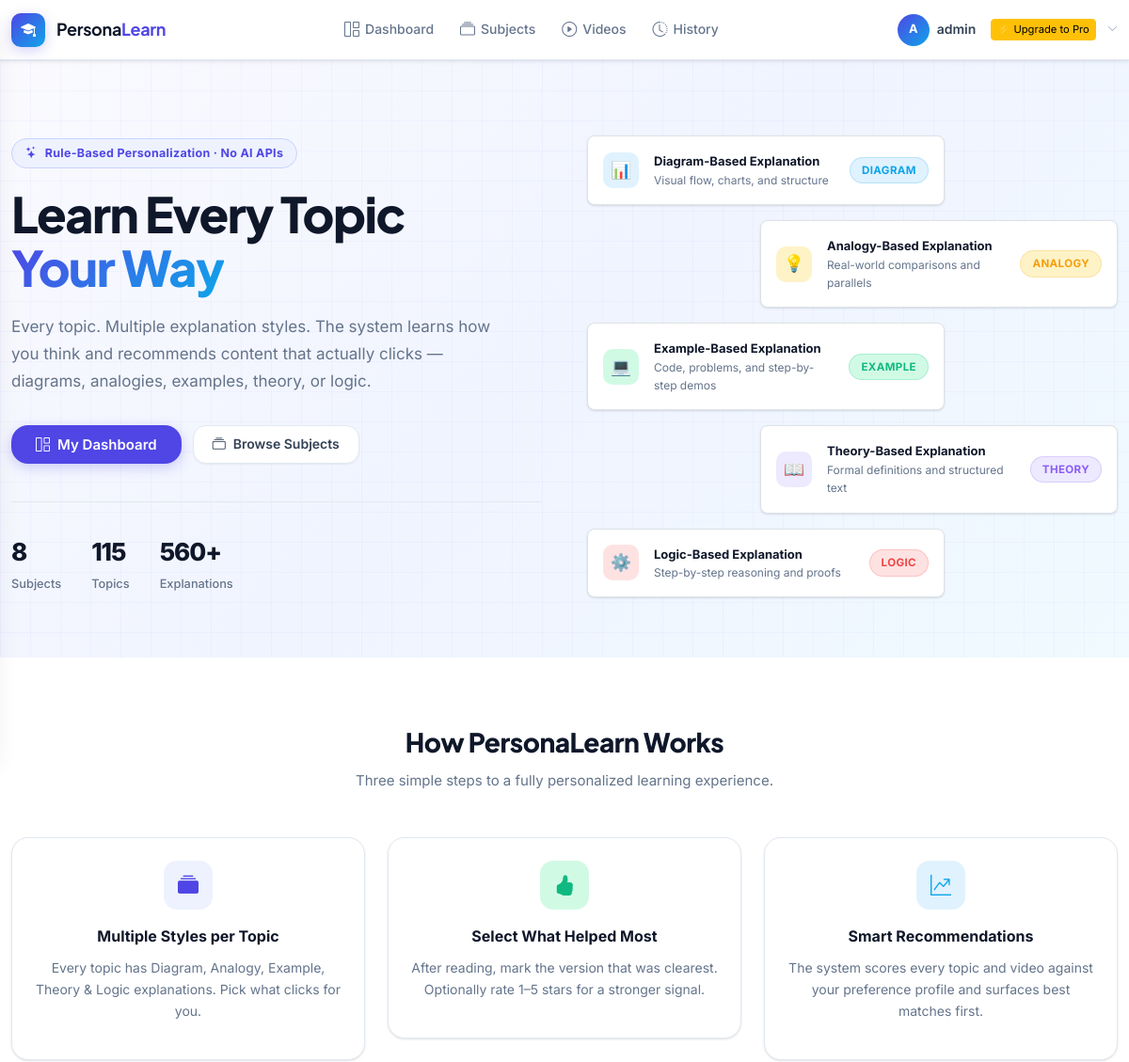
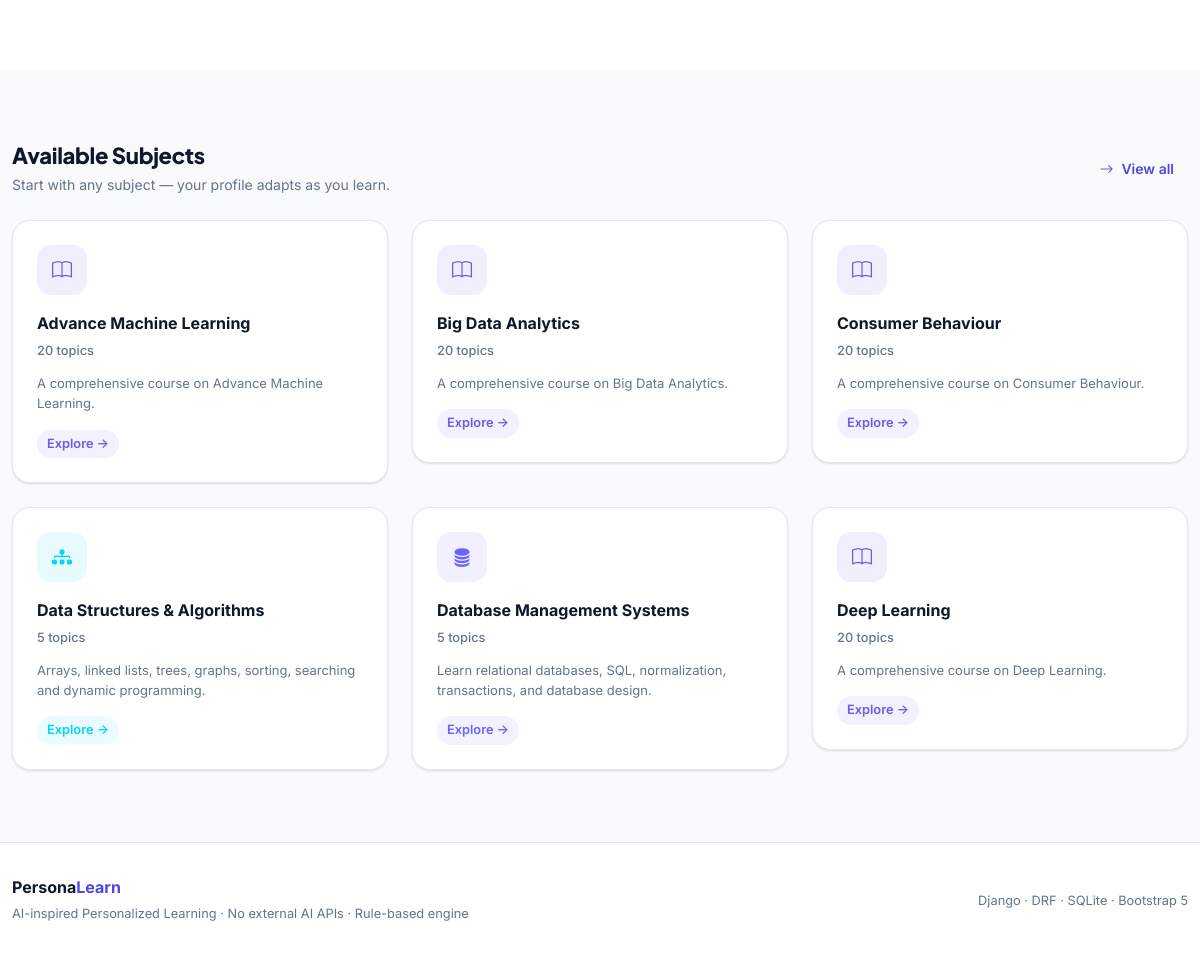
The app's page / (signed in) with its own data (2 pictures, top to bottom).
### learning/models.py (models this page shows, shortened)
class Subject(models.Model):
    name = models.CharField(max_length=200)
    slug = models.SlugField(unique=True, blank=True)
    description = models.TextField(blank=True)
    icon = models.CharField(max_length=100, default='bi-book', help_text='Bootstrap icon class')
    color = models.CharField(max_length=20, default='#6c5ce7', help_text='Hex color for card')
    created_at = models.DateTimeField(auto_now_add=True)
    updated_at = models.DateTimeField(auto_now=True)
    class Meta:
        ordering = ['name']
    def get_topic_count(self):
        return self.topics.count()

### learning/views.py (the view)
# urls.py: path('', HomeView.as_view(), name='home'),
class HomeView(View):
    template_name = 'learning/home.html'
    def get(self, request):
        subjects = Subject.objects.all()[:6]
        total_subjects = Subject.objects.count()
        total_topics = Topic.objects.count()
        total_content = ContentVersion.objects.count()
        context = {
            'subjects': subjects,
            'total_subjects': total_subjects,
            'total_topics': total_topics,
            'total_content': total_content,
        }
        return render(request, self.template_name, context)

### accounts/models.py (called while the page is built)
    def get_avatar_initial(self):
        if self.user.first_name:
            return self.user.first_name[0].upper()
        return self.user.username[0].upper()

    def get_avatar_url(self):
        if self.avatar and hasattr(self.avatar, 'url'):
            try:
                return self.avatar.url
            except Exception:
                return None
        return None

### templates/learning/home.html (shortened to what this page needs)
{% extends 'base.html' %}
{% block content %}
<section class="hero">
  <div class="hero-bg"></div>
  <div class="hero-grid"></div>
  <div class="container" style="max-width:1200px;">
    <div class="row align-items-center g-5">
      <div class="col-lg-6 anim-fade-up">
        <div class="hero-eyebrow">
          <i class="bi bi-stars"></i> Rule-Based Personalization · No AI APIs
        </div>
        <h1 class="hero-title">
          Learn Every Topic<br/>
          <span class="highlight">Your Way</span>
        </h1>
        <p class="hero-desc">
          Every topic. Multiple explanation styles. The system learns how you think
          and recommends content that actually clicks — diagrams, analogies, examples,
          theory, or logic.
        </p>
        <div class="hero-actions">
          {% if user.is_authenticated %}
          <a href="{% url 'dashboard' %}" class="btn-primary btn-lg"><i class="bi bi-grid-1x2"></i>My Dashboard</a>
          <a href="{% url 'subject_list' %}" class="btn-secondary btn-lg"><i class="bi bi-collection"></i>Browse Subjects</a>
          {% else %}
          <a href="{% url 'register' %}" class="btn-primary btn-lg"><i class="bi bi-rocket-takeoff"></i>Start Learning Free</a>
          <a href="{% url 'login' %}" class="btn-secondary btn-lg">Sign In</a>
          {% endif %}
        </div>
        <div class="hero-stats">
          <div>
            <span class="hero-stat-val">{{ total_subjects }}</span>
            <span class="hero-stat-lbl">Subjects</span>
          </div>
          <div>
            <span class="hero-stat-val">{{ total_topics }}</span>
            <span class="hero-stat-lbl">Topics</span>
          </div>
          <div>
            <span class="hero-stat-val">{{ total_content }}+</span>
            <span class="hero-stat-lbl">Explanations</span>
          </div>
        </div>
      </div>
      <div class="col-lg-6 anim-fade-up anim-d2">
        <div class="d-flex flex-column gap-3">
          {% for icon, style, chip, label in style_showcase %}
          <div class="d-flex align-items-center gap-3 p-3 bg-white rounded-3 border" style="max-width:380px;{% if forloop.counter == 1 %}margin-left:auto;{% elif forloop.counter == 3 %}margin-left:auto;{% endif %} box-shadow:var(--shadow-sm);">
            <div style="width:38px;height:38px;border-radius:var(--r-md);background:{{ bg }};display:flex;align-items:center;justify-content:center;font-size:1.1rem;flex-shrink:0;">{{ icon }}</div>
            <div>
              <div style="font-size:.8125rem;font-weight:700;color:var(--text);">{{ label }}</div>
              <div style="font-size:.75rem;color:var(--text-muted);">{{ desc }}</div>
            </div>
            <span class="style-chip chip-{{ style }} ms-auto">{{ style|title }}</span>
          </div>
          {% empty %}
          <div class="d-flex align-items-center gap-3 p-3 bg-white rounded-3 border" style="max-width:380px;box-shadow:var(--shadow-sm);">
            <div style="width:38px;height:38px;border-radius:var(--r-md);background:var(--diagram-l);display:flex;align-items:center;justify-content:center;font-size:1.1rem;flex-shrink:0;">📊</div>
            <div><div style="font-size:.8125rem;font-weight:700;color:var(--text);">Diagram-Based Explanation</div><div style="font-size:.75rem;color:var(--text-muted);">Visual flow, charts, and structure</div></div>
            <span class="style-chip chip-diagram ms-auto">Diagram</span>
          </div>
          <div class="d-flex align-items-center gap-3 p-3 bg-white rounded-3 border" style="max-width:380px;margin-left:auto;box-shadow:var(--shadow-sm);">
            <div style="width:38px;height:38px;border-radius:var(--r-md);background:var(--analogy-l);display:flex;align-items:center;justify-content:center;font-size:1.1rem;flex-shrink:0;">💡</div>
            <div><div style="font-size:.8125rem;font-weight:700;color:var(--text);">Analogy-Based Explanation</div><div style="font-size:.75rem;color:var(--text-muted);">Real-world comparisons and parallels</div></div>
            <span class="style-chip chip-analogy ms-auto">Analogy</span>
          </div>
          <div class="d-flex align-items-center gap-3 p-3 bg-white rounded-3 border" style="max-width:380px;box-shadow:var(--shadow-sm);">
            <div style="width:38px;height:38px;border-radius:var(--r-md);background:var(--example-l);display:flex;align-items:center;justify-content:center;font-size:1.1rem;flex-shrink:0;">💻</div>
            <div><div style="font-size:.8125rem;font-weight:700;color:var(--text);">Example-Based Explanation</div><div style="font-size:.75rem;color:var(--text-muted);">Code, problems, and step-by-step demos</div></div>
            <span class="style-chip chip-example ms-auto">Example</span>
          </div>
          <div class="d-flex align-items-center gap-3 p-3 bg-white rounded-3 border" style="max-width:380px;margin-left:auto;box-shadow:var(--shadow-sm);">
            <div style="width:38px;height:38px;border-radius:var(--r-md);background:var(--theory-l);display:flex;align-items:center;justify-content:center;font-size:1.1rem;flex-shrink:0;">📖</div>
            <div><div style="font-size:.8125rem;font-weight:700;color:var(--text);">Theory-Based Explanation</div><div style="font-size:.75rem;color:var(--text-muted);">Formal definitions and structured text</div></div>
            <span class="style-chip chip-theory ms-auto">Theory</span>
          </div>
          <div class="d-flex align-items-center gap-3 p-3 bg-white rounded-3 border" style="max-width:380px;box-shadow:var(--shadow-sm);">
            <div style="width:38px;height:38px;border-radius:var(--r-md);background:var(--logic-l);display:flex;align-items:center;justify-content:center;font-size:1.1rem;flex-shrink:0;">⚙️</div>
            <div><div style="font-size:.8125rem;font-weight:700;color:var(--text);">Logic-Based Explanation</div><div style="font-size:.75rem;color:var(--text-muted);">Step-by-step reasoning and proofs</div></div>
            <span class="style-chip chip-logic ms-auto">Logic</span>
          </div>
          {% endfor %}
        </div>
      </div>
    </div>
  </div>
</section>
<section class="py-5" style="background:var(--surface);">
  <div class="container py-4" style="max-width:1200px;">
    <div class="text-center mb-5">
      <h2 style="font-size:1.75rem;font-weight:800;letter-spacing:-.5px;">How PersonaLearn Works</h2>
      <p style="color:var(--text-muted);font-size:.9375rem;max-width:480px;margin:.75rem auto 0;">Three simple steps to a fully personalized learning experience.</p>
    </div>
    <div class="row g-4">
      <div class="col-md-4 anim-fade-up">
        <div class="feature-card text-center">
          <div class="feature-icon mx-auto" style="background:var(--primary-l);color:var(--primary);">
            <i class="bi bi-collection-fill"></i>
          </div>
          <div class="feature-title">Multiple Styles per Topic</div>
          <p class="feature-desc">Every topic has Diagram, Analogy, Example, Theory &amp; Logic explanations. Pick what clicks for you.</p>
        </div>
      </div>
      <div class="col-md-4 anim-fade-up anim-d1">
        <div class="feature-card text-center">
          <div class="feature-icon mx-auto" style="background:var(--success-l);color:var(--success);">
            <i class="bi bi-hand-thumbs-up-fill"></i>
          </div>
          <div class="feature-title">Select What Helped Most</div>
          <p class="feature-desc">After reading, mark the version that was clearest. Optionally rate 1–5 stars for a stronger signal.</p>
        </div>
      </div>
      <div class="col-md-4 anim-fade-up anim-d2">
        <div class="feature-card text-center">
          <div class="feature-icon mx-auto" style="background:var(--accent-l);color:var(--accent);">
            <i class="bi bi-graph-up-arrow"></i>
          </div>
          <div class="feature-title">Smart Recommendations</div>
          <p class="feature-desc">The system scores every topic and video against your preference profile and surfaces best matches first.</p>
        </div>
      </div>
    </div>
  </div>
</section>
{% if subjects %}
<section class="py-5">
  <div class="container py-4" style="max-width:1200px;">
    <div class="d-flex justify-content-between align-items-center mb-4">
      <div>
        <h2 style="font-size:1.375rem;font-weight:800;letter-spacing:-.3px;margin-bottom:4px;">Available Subjects</h2>
        <p style="font-size:.875rem;color:var(--text-muted);margin:0;">Start with any subject — your profile adapts as you learn.</p>
      </div>
      <a href="{% url 'subject_list' %}" class="btn-ghost"><i class="bi bi-arrow-right"></i>View all</a>
    </div>
    <div class="row g-4">
      {% for subject in subjects %}
      <div class="col-md-6 col-lg-4 anim-fade-up">
        <a href="{% url 'topic_list' subject.slug %}" class="subject-card" style="--accent-bg:{{ subject.color }};">
          <div class="subject-icon" style="background:{{ subject.color }}18;font-size:1.25rem;">
            <i class="{{ subject.icon }}" style="color:{{ subject.color }};"></i>
          </div>
          <div class="subject-name">{{ subject.name }}</div>
          <div class="subject-meta">{{ subject.get_topic_count }} topics</div>
          <p class="subject-desc">{{ subject.description|truncatechars:110 }}</p>
          <div class="d-flex align-items-center gap-2 mt-3">
            <span style="font-size:.8rem;font-weight:600;color:{{ subject.color }};background:{{ subject.color }}15;padding:4px 10px;border-radius:var(--r-full);">Explore →</span>
          </div>
        </a>
      </div>
      {% endfor %}
    </div>
  </div>
</section>
{% endif %}
{% endblock %}

### templates/base.html (shortened to what this page needs)
<!DOCTYPE html>
<html lang="en">
<head>
  <link rel="stylesheet" href="https://cdn.jsdelivr.net/npm/bootstrap@5.3.3/dist/css/bootstrap.min.css"/>
  <link rel="stylesheet" href="https://cdn.jsdelivr.net/npm/bootstrap-icons@1.11.3/font/bootstrap-icons.min.css"/>
  <link rel="stylesheet" href="/static/css/style.css"/>
</head>
<body>
<header class="navbar-main shadow-sm">
  <div class="container navbar-main" style="height:64px;max-width:1200px;">
    <div class="d-flex align-items-center justify-content-between w-100" style="height:64px;">
      <a class="brand" href="{% url 'home' %}">
        <div class="brand-mark"><i class="bi bi-mortarboard-fill"></i></div>
        <span class="brand-name">Persona<span>Learn</span></span>
      </a>
      {% if user.is_authenticated %}
      <nav class="d-none d-md-flex">
        <ul class="nav-links">
          <li><a href="{% url 'dashboard' %}" class="nav-link {% if request.resolver_match.url_name == 'dashboard' %}active{% endif %}"><i class="bi bi-grid-1x2"></i>Dashboard</a></li>
          <li><a href="{% url 'subject_list' %}" class="nav-link "><i class="bi bi-collection"></i>Subjects</a></li>
          <li><a href="{% url 'video_recommendations' %}" class="nav-link {% if request.resolver_match.url_name == 'video_recommendations' %}active{% endif %}"><i class="bi bi-play-circle"></i>Videos</a></li>
          <li><a href="{% url 'interaction_history' %}" class="nav-link {% if request.resolver_match.url_name == 'interaction_history' %}active{% endif %}"><i class="bi bi-clock-history"></i>History</a></li>
        </ul>
      </nav>
      {% endif %}
      <div class="d-flex align-items-center gap-2">
        {% if user.is_authenticated %}
          <div class="dropdown d-none d-md-block">
            <div class="d-flex align-items-center gap-2" style="cursor:pointer;" data-bs-toggle="dropdown">
              <div class="user-avatar">
                {% if user.profile.get_avatar_url %}
                  <img src="{{ user.profile.get_avatar_url }}" alt="Avatar" style="width:100%;height:100%;object-fit:cover;border-radius:50%;"/>
                {% else %}
                  {{ user.username|first|upper }}
                {% endif %}
              </div>
              <span class="d-none d-lg-block" style="font-size:.875rem;font-weight:600;color:var(--text-secondary);">{{ user.first_name|default:user.username }}</span>
              {% with profile=request.user.profile %}
              {% if profile.is_pro %}
                  <span class="badge bg-success ms-2">✅ Pro</span>
              {% elif profile.pro_requested %}
                  <span class="badge bg-warning text-dark ms-2">⏳ Pending</span>
              {% else %}
                  <a href="{% url 'upgrade' %}" class="btn btn-warning btn-sm ms-2" style="font-size: 0.7rem; padding: 2px 6px;">⚡ Upgrade to Pro</a>
              {% endif %}
              {% endwith %}
              <i class="bi bi-chevron-down d-none d-lg-block ms-1" style="font-size:.7rem;color:var(--text-light);"></i>
            </div>
          </div>
        {% else %}
          <a href="{% url 'login' %}" class="btn-secondary btn-sm">Sign In</a>
          <a href="{% url 'register' %}" class="btn-primary btn-sm">Get Started</a>
        {% endif %}
      </div>
    </div>
  </div>
</header>
<main class="main-content">{% block content %}{% endblock %}</main>
<footer class="site-footer">
  <div class="container" style="max-width:1200px;">
    <div class="row align-items-center">
      <div class="col-md-6">
        <div class="footer-brand">Persona<span>Learn</span></div>
        <div class="footer-copy">AI-inspired Personalized Learning · No external AI APIs · Rule-based engine</div>
      </div>
      <div class="col-md-6 text-md-end mt-3 mt-md-0">
        <span style="font-size:.8rem;color:var(--text-muted);">Django · DRF · SQLite · Bootstrap 5</span>
      </div>
    </div>
  </div>
</footer>
</body>
</html>

### records on screen
Subject: name "Advance Machine Learning", get_topic_count "20", description "A comprehensive course on Advance Machine Learning."
Subject: name "Big Data Analytics", get_topic_count "20", description "A comprehensive course on Big Data Analytics."
Subject: name "Consumer Behaviour", get_topic_count "20", description "A comprehensive course on Consumer Behaviour."
Subject: name "Data Structures & Algorithms", get_topic_count "5", description "Arrays, linked lists, trees, graphs, sorting, searching and dynamic programming."
Subject: name "Database Management Systems", get_topic_count "5", description "Learn relational databases, SQL, normalization, transactions, and database design."
Subject: name "Deep Learning", get_topic_count "20", description "A comprehensive course on Deep Learning."

### other values on screen
{{ user.username|first|upper }} "A"
{{ user.first_name|default:user.username }} "admin"
{{ total_subjects }} "8"
{{ total_topics }} "115"
{{ total_content }} "560"
